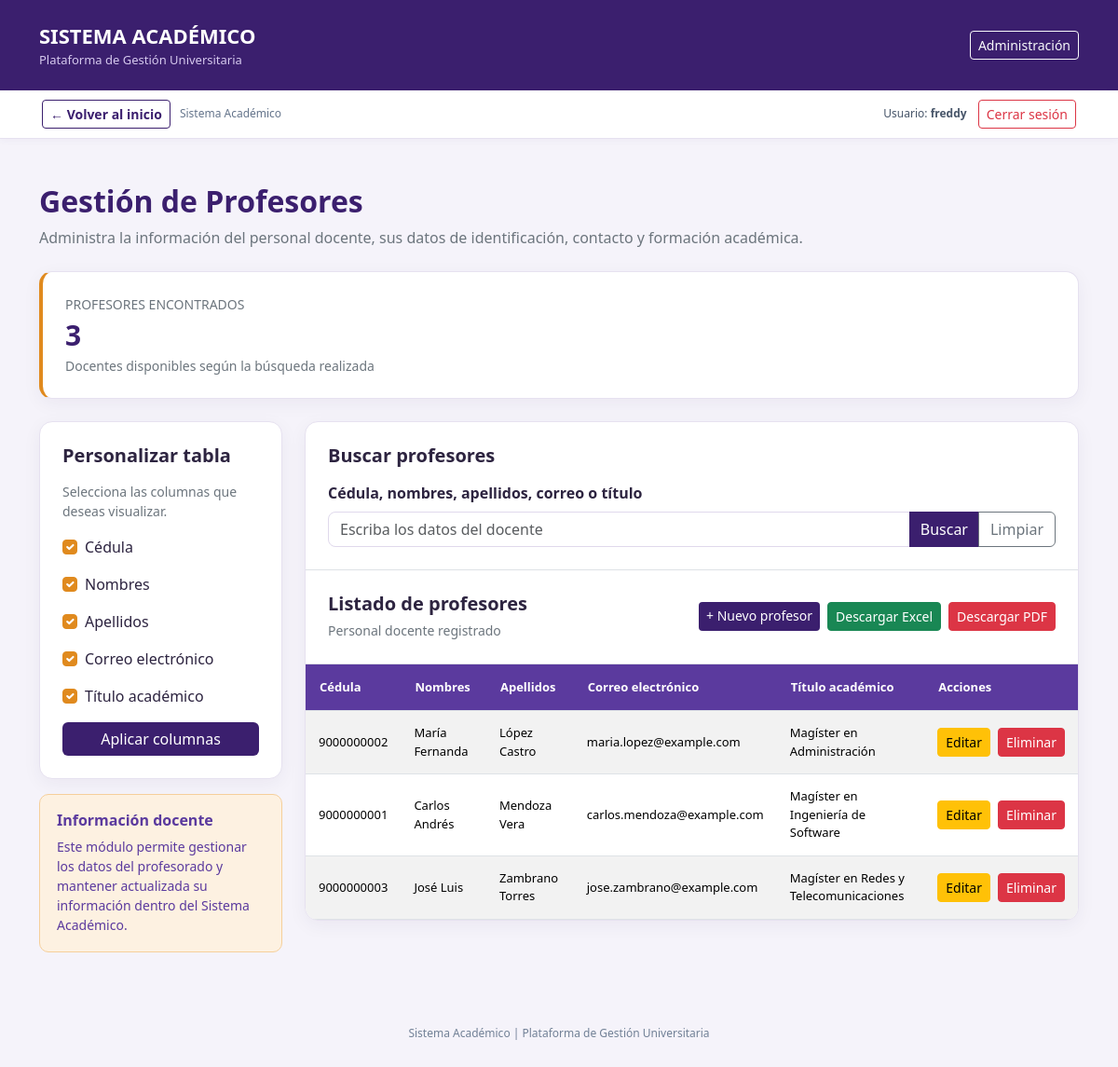
Page /academico/profesores/ (signed in) on the committed database.
### academico/models.py (models this page shows, shortened)
class Profesor(ModeloBase):
    cedula = models.CharField(
        "Cédula",
        max_length=10,
        unique=True
    )
    nombres = models.CharField(max_length=80)
    apellidos = models.CharField(max_length=80)
    email = models.EmailField(
        "Correo",
        blank=True
    )
    titulo = models.CharField(
        "Título",
        max_length=120,
        blank=True
    )
    class Meta:
        verbose_name = "Profesor"
        verbose_name_plural = "Profesores"
        ordering = ["apellidos", "nombres"]

### academico/views.py (the view, shortened to what this page needs)
class ProfesorListView(
    LoginRequiredMixin,
    FiltroCamposMixin,
    ListView
):
    model = Profesor
    template_name = "academico/profesor_lista.html"
    context_object_name = "profesores"
    paginate_by = 10
    login_url = "login"
    titulo_reporte = "Reporte de Profesores"
    campos_disponibles = {
        "cedula": "Cédula",
        "nombres": "Nombres",
        "apellidos": "Apellidos",
        "email": "Correo electrónico",
        "titulo": "Título académico",
    }
    campos_por_defecto = [
        "cedula",
        "nombres",
        "apellidos",
        "email",
        "titulo",
    ]
    ordering = ["apellidos", "nombres"]
    def get_queryset(self):
        queryset = super().get_queryset()
        busqueda = self.request.GET.get(
            "buscar", ""
        ).strip()
        return queryset
    def get_context_data(self, **kwargs):
        contexto = super().get_context_data(**kwargs)
        contexto["filas_con_profesor"] = list(
            zip(
                contexto["object_list"],
                contexto["filas"]
            )
        )
        return contexto

### core/mixins.py (called while the page is built, shortened)
    def get_filtro_form(self):
        if self.filtro_form_class is None:
            return None
        return self.filtro_form_class(self.request.GET)

    def get_queryset(self):
        queryset = super().get_queryset()
        self.filtro_form = self.get_filtro_form()
        if self.filtro_form is not None:
            if self.filtro_form.is_valid():
                queryset = self.filtrar(
                    queryset,
                    self.filtro_form.cleaned_data
                )
        return queryset

    def get_campos_seleccionados(self):
        campos = self.request.GET.getlist("campos")
        if not campos:
            campos = self.campos_por_defecto
        campos_validos = [
            campo for campo in campos
            if campo in self.campos_disponibles
        ]
        if not campos_validos:
            campos_validos = [
                campo for campo in self.campos_por_defecto
                if campo in self.campos_disponibles
            ]
        return campos_validos

    def obtener_valor_campo(self, objeto, campo):
        valor = objeto
        for parte in campo.split("__"):
            if valor is None:
                return ""
            valor = getattr(valor, parte, "")
        return str(valor) if valor is not None else ""

    def get_context_data(self, **kwargs):
        contexto = super().get_context_data(**kwargs)
        campos = self.get_campos_seleccionados()
        encabezados = [
            self.campos_disponibles[campo]
            for campo in campos
        ]
        filas = [
            [
                self.obtener_valor_campo(objeto, campo)
                for campo in campos
            ]
            for objeto in contexto["object_list"]
        ]
        contexto["filtro_form"] = getattr(
            self, "filtro_form", self.get_filtro_form()
        )
        contexto["campos_disponibles"] = self.campos_disponibles
        contexto["campos_seleccionados"] = campos
        contexto["encabezados"] = encabezados
        contexto["filas"] = filas
        return contexto

    def get(self, request, *args, **kwargs):
        return super().get(request, *args, **kwargs)

### academico/templates/academico/profesor_lista.html (shortened to what this page needs)
<!DOCTYPE html>
<html lang="es">
<head>
    <link
        href="https://cdn.jsdelivr.net/npm/bootstrap@5.3.3/dist/css/bootstrap.min.css"
        rel="stylesheet"
    >
</head>
<body>
    <header class="barra-superior">
        <div class="container">
            <div class="d-flex justify-content-between align-items-center">
                <div>
                    <div class="marca">
                        SISTEMA ACADÉMICO
                    </div>
                    <div class="subtitulo">
                        Plataforma de Gestión Universitaria
                    </div>
                </div>
                <a href="/admin/"
                   class="btn btn-outline-light btn-sm">
                    Administración
                </a>
            </div>
        </div>
    </header>
    {% include "core/_navegacion.html" %}
    <main class="container py-5">
        <div class="mb-4">
            <h2 class="titulo-pagina">
                Gestión de Profesores
            </h2>
            <p class="text-secondary">
                Administra la información del personal docente,
                sus datos de identificación, contacto
                y formación académica.
            </p>
        </div>
        <div class="tarjeta resumen p-4 mb-4">
            <div class="small text-secondary">
                PROFESORES ENCONTRADOS
            </div>
            <div class="numero">
                {{ paginator.count }}
            </div>
            <div class="small text-secondary">
                Docentes disponibles según la búsqueda realizada
            </div>
        </div>
        <form
            method="get"
            action="{% url 'academico:profesor_lista' %}"
        >
            <div class="row g-4">
                <div class="col-lg-3">
                    <div class="tarjeta p-4">
                        <h5 class="fw-bold mb-3">
                            Personalizar tabla
                        </h5>
                        <p class="text-secondary small">
                            Selecciona las columnas
                            que deseas visualizar.
                        </p>
                        {% for campo, etiqueta in campos_disponibles.items %}
                            <div class="form-check mb-3">
                                <input
                                    class="form-check-input"
                                    type="checkbox"
                                    name="campos"
                                    value="{{ campo }}"
                                    id="campo{{ forloop.counter }}"
                                    {% if campo in campos_seleccionados %}checked{% endif %}
                                >
                                <label
                                    class="form-check-label"
                                    for="campo{{ forloop.counter }}"
                                >
                                    {{ etiqueta }}
                                </label>
                            </div>
                        {% endfor %}
                        <button
                            type="submit"
                            class="btn btn-principal w-100"
                        >
                            Aplicar columnas
                        </button>
                    </div>
                    <div class="panel-info mt-3">
                        <h6 class="fw-bold">
                            Información docente
                        </h6>
                        <p class="small mb-0">
                            Este módulo permite gestionar
                            los datos del profesorado y
                            mantener actualizada su información
                            dentro del Sistema Académico.
                        </p>
                    </div>
                </div>
                <div class="col-lg-9">
                    <div class="tarjeta overflow-hidden">
                        <div class="p-4 border-bottom">
                            <h5 class="fw-bold mb-3">
                                Buscar profesores
                            </h5>
                            <label
                                for="buscar"
                                class="form-label fw-semibold"
                            >
                                Cédula, nombres, apellidos, correo o título
                            </label>
                            <div class="input-group">
                                <input
                                    type="text"
                                    id="buscar"
                                    name="buscar"
                                    class="form-control"
                                    value="{{ request.GET.buscar|default:'' }}"
                                    placeholder="Escriba los datos del docente"
                                >
                                <button
                                    type="submit"
                                    class="btn btn-principal"
                                >
                                    Buscar
                                </button>
                                <a
                                    href="{% url 'academico:profesor_lista' %}"
                                    class="btn btn-outline-secondary"
                                >
                                    Limpiar
                                </a>
                            </div>
                        </div>
                        <div class="p-4 border-bottom">
                            <div class="d-flex flex-wrap justify-content-between align-items-center gap-3">
                                <div>
                                    <h5 class="fw-bold mb-1">
                                        Listado de profesores
                                    </h5>
                                    <small class="text-secondary">
                                        Personal docente registrado
                                    </small>
                                </div>
                                <div class="d-flex flex-wrap gap-2">
                                    <a
                                        href="{% url 'academico:profesor_crear' %}"
                                        class="btn btn-principal btn-sm"
                                    >
                                        + Nuevo profesor
                                    </a>
                                    <button
                                        type="submit"
                                        name="exportar"
                                        value="excel"
                                        class="btn btn-success btn-sm"
                                    >
                                        Descargar Excel
                                    </button>
                                    <button
                                        type="submit"
                                        name="exportar"
                                        value="pdf"
                                        class="btn btn-danger btn-sm"
                                    >
                                        Descargar PDF
                                    </button>
                                </div>
                            </div>
                        </div>
                        <div class="table-responsive">
                            <table class="table table-striped tabla-profesores mb-0">
                                <thead>
                                    <tr>
                                        {% for encabezado in encabezados %}
                                            <th>{{ encabezado }}</th>
                                        {% endfor %}
                                        <th>Acciones</th>
                                    </tr>
                                </thead>
                                <tbody>
                                    {% for profesor, fila in filas_con_profesor %}
                                        <tr>
                                            {% for valor in fila %}
                                                <td>
                                                    {{ valor|default_if_none:"—" }}
                                                </td>
                                            {% endfor %}
                                            <td>
                                                <div class="botones-acciones">
                                                    <a
                                                        href="{% url 'academico:profesor_editar' profesor.pk %}"
                                                        class="btn btn-warning btn-sm"
                                                    >
                                                        Editar
                                                    </a>
                                                    <a
                                                        href="{% url 'academico:profesor_eliminar' profesor.pk %}"
                                                        class="btn btn-danger btn-sm"
                                                    >
                                                        Eliminar
                                                    </a>
                                                </div>
                                            </td>
                                        </tr>
                                    {% endfor %}
                                </tbody>
                            </table>
                        </div>
                    </div>
                </div>
            </div>
        </form>
    </main>
    <footer class="pie-sistema">
        Sistema Académico |
        Plataforma de Gestión Universitaria
    </footer>
</body>
</html>

### core/templates/core/_navegacion.html (shortened to what this page needs)
<nav aria-label="Navegación del sistema" style="background:#fff;border-bottom:1px solid #e6e1f0;box-shadow:0 2px 8px rgba(59,31,110,.04)">
  <div style="max-width:1140px;margin:0 auto;padding:10px 15px;display:flex;align-items:center;justify-content:space-between;gap:12px;flex-wrap:wrap">
    <div style="display:flex;align-items:center;gap:10px;flex-wrap:wrap">
      {% if request.path != '/' %}
      <a href="{% url 'inicio' %}" class="btn btn-outline-primary btn-sm" style="border-color:#3b1f6e;color:#3b1f6e;font-weight:600">
        &larr; Volver al inicio
      </a>
      {% else %}
      <span style="font-weight:700;color:#3b1f6e;font-size:14px">Panel principal</span>
      {% endif %}
      <span style="font-size:12px;color:#64748b">Sistema Académico</span>
    </div>
    <div style="display:flex;align-items:center;gap:12px;flex-wrap:wrap">
      <span style="font-size:12px;color:#475569">Usuario: <strong>{{ request.user.get_username }}</strong></span>
      <form action="{% url 'logout' %}" method="post" style="margin:0">
        <button type="submit" class="btn btn-outline-danger btn-sm" aria-label="Cerrar sesión del sistema">Cerrar sesión</button>
      </form>
    </div>
  </div>
</nav>

### academico/templates/academico/profesor_lista.html (style rules this page uses)
body { background: #f5f3fa; font-family: 'Segoe UI', Arial, sans-serif; color: #2d2440; min-height: 100vh; }
.barra-superior { background: #3b1f6e; color: white; padding: 22px 0; }
.marca { font-size: 22px; font-weight: 700; }
.subtitulo { color: #d6c9ee; font-size: 13px; }
.titulo-pagina { color: #3b1f6e; font-weight: 700; }
.tarjeta { background: white; border: 1px solid #e6e1f0; border-radius: 14px; box-shadow: 0 5px 20px rgba(45,25,85,.05); }
.resumen { border-left: 4px solid #e08a1e; }
.numero { color: #3b1f6e; font-size: 30px; font-weight: 700; }
.btn-principal { background: #3b1f6e; color: white; border: none; }
.form-control { border-color: #e0d9ec; border-radius: 8px; }
.form-check-input:checked { background-color: #e08a1e; border-color: #e08a1e; }
.tabla-profesores thead th { background: #5b3a9e; color: white; padding: 15px; font-size: 13px; white-space: nowrap; }
.tabla-profesores tbody td { padding: 14px; font-size: 13px; vertical-align: middle; }
.botones-acciones { display: flex; gap: 8px; white-space: nowrap; }
.panel-info { background: #fdf1e1; border: 1px solid #f5cf9a; border-radius: 10px; padding: 18px; color: #5b3a9e; }
.pie-sistema { text-align: center; color: #718096; font-size: 12px; padding: 30px; }

### rows in the picture
Profesor: fila "9000000002" "María Fernanda" "López Castro" "maria.lopez@example.com" "Magíster en Administración"
Profesor: fila "9000000001" "Carlos Andrés" "Mendoza Vera" "carlos.mendoza@example.com" "Magíster en Ingeniería de Software"
Profesor: fila "9000000003" "José Luis" "Zambrano Torres" "jose.zambrano@example.com" "Magíster en Redes y Telecomunicaciones"

### other values in the picture
{{ request.user.get_username }} "freddy"
{{ paginator.count }} "3"
{{ etiqueta }} "Cédula" "Nombres" "Apellidos" "Correo electrónico" "Título académico"
{{ encabezado }} "Cédula" "Nombres" "Apellidos" "Correo electrónico" "Título académico"
